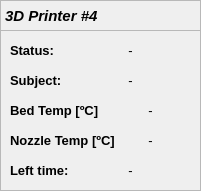
    <widget class="QFrame" name="frame_18">
     <property name="geometry">
      <rect>
       <x>640</x>
       <y>230</y>
       <width>201</width>
       <height>191</height>
      </rect>
     </property>
     <property name="frameShape">
      <enum>QFrame::StyledPanel</enum>
     </property>
     <property name="frameShadow">
      <enum>QFrame::Raised</enum>
     </property>
     <widget class="QLabel" name="label_91">
      <property name="geometry">
       <rect>
        <x>0</x>
        <y>0</y>
        <width>201</width>
        <height>31</height>
       </rect>
      </property>
      <property name="sizePolicy">
       <sizepolicy hsizetype="Preferred" vsizetype="Fixed">
        <horstretch>0</horstretch>
        <verstretch>0</verstretch>
       </sizepolicy>
      </property>
      <property name="font">
       <font>
        <pointsize>11</pointsize>
        <weight>75</weight>
        <italic>true</italic>
        <bold>true</bold>
       </font>
      </property>
      <property name="frameShape">
       <enum>QFrame::StyledPanel</enum>
      </property>
      <property name="text">
       <string>3D Printer #4</string>
      </property>
     </widget>
     <widget class="QLabel" name="TDP4_nozzle">
      <property name="geometry">
       <rect>
        <x>120</x>
        <y>130</y>
        <width>61</width>
        <height>21</height>
       </rect>
      </property>
      <property name="font">
       <font>
        <family>Ubuntu</family>
        <pointsize>10</pointsize>
       </font>
      </property>
      <property name="text">
       <string>-</string>
      </property>
      <property name="alignment">
       <set>Qt::AlignCenter</set>
      </property>
      <property name="wordWrap">
       <bool>true</bool>
      </property>
     </widget>
     <widget class="QLabel" name="label_92">
      <property name="geometry">
       <rect>
        <x>10</x>
        <y>130</y>
        <width>111</width>
        <height>21</height>
       </rect>
      </property>
      <property name="font">
       <font>
        <family>Ubuntu</family>
        <pointsize>10</pointsize>
        <weight>75</weight>
        <italic>false</italic>
        <bold>true</bold>
       </font>
      </property>
      <property name="text">
       <string>Nozzle Temp [ºC]</string>
      </property>
     </widget>
     <widget class="QLabel" name="label_93">
      <property name="geometry">
       <rect>
        <x>10</x>
        <y>70</y>
        <width>81</width>
        <height>21</height>
       </rect>
      </property>
      <property name="font">
       <font>
        <family>Ubuntu</family>
        <pointsize>10</pointsize>
        <weight>75</weight>
        <italic>false</italic>
        <bold>true</bold>
       </font>
      </property>
      <property name="text">
       <string>Subject:</string>
      </property>
     </widget>
     <widget class="QLabel" name="label_94">
      <property name="geometry">
       <rect>
        <x>10</x>
        <y>40</y>
        <width>61</width>
        <height>21</height>
       </rect>
      </property>
      <property name="font">
       <font>
        <family>Ubuntu</family>
        <pointsize>10</pointsize>
        <weight>75</weight>
        <italic>false</italic>
        <bold>true</bold>
       </font>
      </property>
      <property name="text">
       <string>Status:</string>
      </property>
     </widget>
     <widget class="QLabel" name="label_95">
      <property name="geometry">
       <rect>
        <x>10</x>
        <y>100</y>
        <width>101</width>
        <height>21</height>
       </rect>
      </property>
      <property name="font">
       <font>
        <family>Ubuntu</family>
        <pointsize>10</pointsize>
        <weight>75</weight>
        <italic>false</italic>
        <bold>true</bold>
       </font>
      </property>
      <property name="text">
       <string>Bed Temp [ºC]</string>
      </property>
     </widget>
     <widget class="QLabel" name="TDP4_SN">
      <property name="geometry">
       <rect>
        <x>70</x>
        <y>70</y>
        <width>121</width>
        <height>21</height>
       </rect>
      </property>
      <property name="font">
       <font>
        <family>Ubuntu</family>
        <pointsize>10</pointsize>
       </font>
      </property>
      <property name="text">
       <string>-</string>
      </property>
      <property name="alignment">
       <set>Qt::AlignCenter</set>
      </property>
      <property name="wordWrap">
       <bool>true</bool>
      </property>
     </widget>
     <widget class="QLabel" name="TDP4_status">
      <property name="geometry">
       <rect>
        <x>70</x>
        <y>40</y>
        <width>121</width>
        <height>21</height>
       </rect>
      </property>
      <property name="font">
       <font>
        <family>Ubuntu</family>
        <pointsize>10</pointsize>
       </font>
      </property>
      <property name="frameShape">
       <enum>QFrame::NoFrame</enum>
      </property>
      <property name="text">
       <string>-</string>
      </property>
      <property name="alignment">
       <set>Qt::AlignCenter</set>
      </property>
      <property name="wordWrap">
       <bool>true</bool>
      </property>
     </widget>
     <widget class="QLabel" name="TDP4_bed">
      <property name="geometry">
       <rect>
        <x>120</x>
        <y>100</y>
        <width>61</width>
        <height>21</height>
       </rect>
      </property>
      <property name="font">
       <font>
        <family>Ubuntu</family>
        <pointsize>10</pointsize>
       </font>
      </property>
      <property name="text">
       <string>-</string>
      </property>
      <property name="alignment">
       <set>Qt::AlignCenter</set>
      </property>
      <property name="wordWrap">
       <bool>true</bool>
      </property>
     </widget>
     <widget class="QLabel" name="TDP4_time">
      <property name="geometry">
       <rect>
        <x>70</x>
        <y>160</y>
        <width>121</width>
        <height>21</height>
       </rect>
      </property>
      <property name="font">
       <font>
        <family>Ubuntu</family>
        <pointsize>10</pointsize>
       </font>
      </property>
      <property name="text">
       <string>-</string>
      </property>
      <property name="alignment">
       <set>Qt::AlignCenter</set>
      </property>
      <property name="wordWrap">
       <bool>true</bool>
      </property>
     </widget>
     <widget class="QLabel" name="label_100">
      <property name="geometry">
       <rect>
        <x>10</x>
        <y>160</y>
        <width>71</width>
        <height>21</height>
       </rect>
      </property>
      <property name="font">
       <font>
        <family>Ubuntu</family>
        <pointsize>10</pointsize>
        <weight>75</weight>
        <italic>false</italic>
        <bold>true</bold>
       </font>
      </property>
      <property name="text">
       <string>Left time:</string>
      </property>
     </widget>
    </widget>
